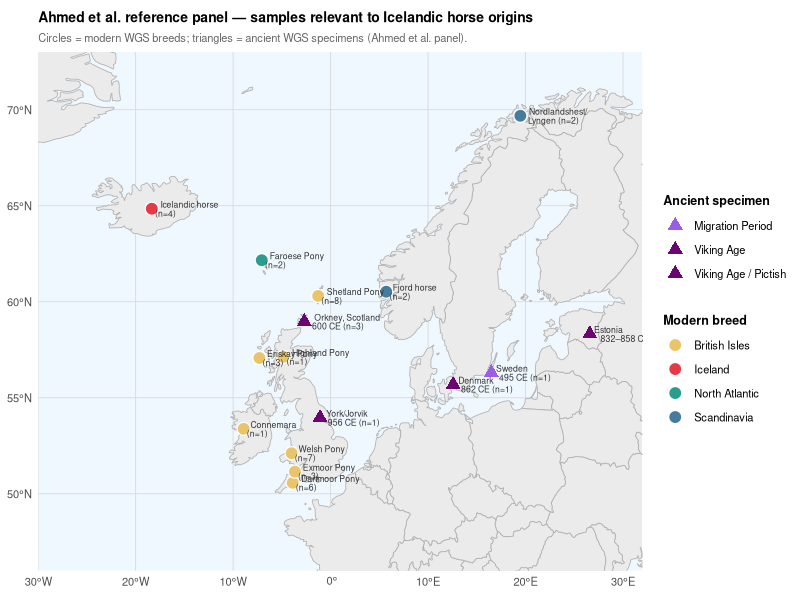
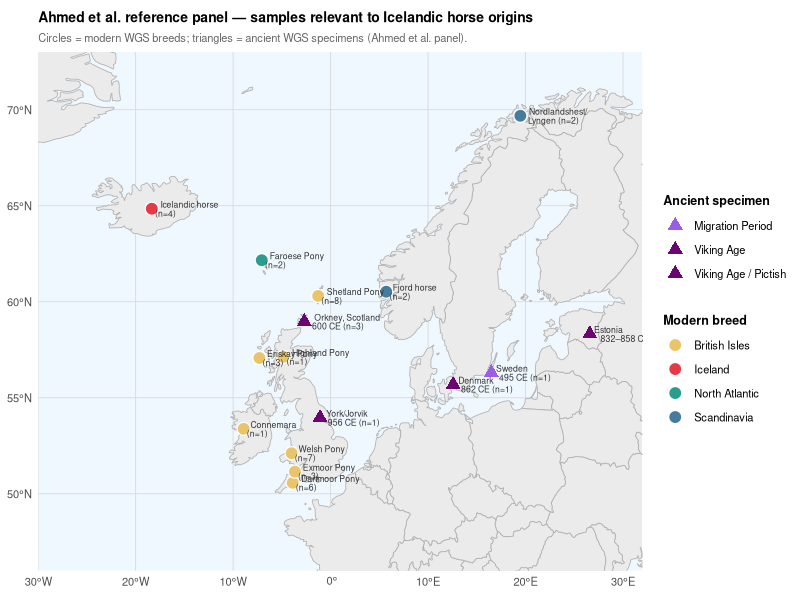
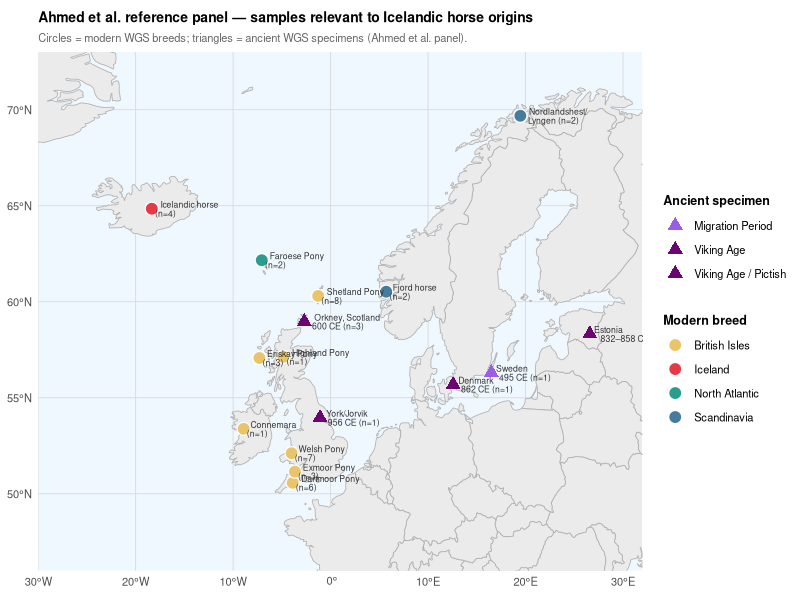

Here is the R script that generated these plots, in order:
# Map of Ahmed et al. reference panel — samples relevant to Icelandic horse origins
# Modern breeds (circles) and ancient whole-genome specimens (triangles)
# Note: in horse_info_tbl_grp_colors.txt, column "long" = latitude, "lat" = longitude (swapped)

library(ggplot2)
library(rnaturalearth)
library(rnaturalearthdata)
library(sf)
library(dplyr)

# ── Modern breeds ────────────────────────────────────────────────────────────
modern <- data.frame(
  label     = c("Icelandic horse\n(n=4)", "Nordlandshest/\nLyngen (n=2)",
                "Fjord horse\n(n=2)", "Faroese Pony\n(n=2)",
                "Shetland Pony\n(n=8)", "Dartmoor Pony\n(n=6)",
                "Exmoor Pony\n(n=3)", "Eriskay Pony\n(n=3)",
                "Highland Pony\n(n=1)", "Connemara\n(n=1)",
                "Welsh Pony\n(n=7)"),
  lat       = c(64.84,  69.68,  60.52,  62.16,
                60.30,  50.57,  51.15,  57.07,
                57.13,  53.38,  52.11),
  lon       = c(-18.34,  19.47,   5.71,  -7.06,
                 -1.27,  -3.89,  -3.66,  -7.30,
                 -4.84,  -8.92,  -4.00),
  group     = c("Iceland",
                "Scandinavia", "Scandinavia", "North Atlantic",
                "British Isles", "British Isles", "British Isles",
                "British Isles", "British Isles", "British Isles",
                "British Isles")
)

# ── Ancient specimens ─────────────────────────────────────────────────────────
ancient <- data.frame(
  label   = c("Orkney, Scotland\n600 CE (n=3)",
              "York/Jorvik\n956 CE (n=1)",
              "Denmark\n862 CE (n=1)",
              "Sweden\n495 CE (n=1)",
              "Estonia\n832–858 CE (n=2)"),
  lat     = c(58.96,  53.96,  55.68,  56.30,  58.32),
  lon     = c(-2.70,  -1.08,  12.57,  16.49,  26.59),
  period  = c("Viking Age / Pictish",
              "Viking Age",
              "Viking Age",
              "Migration Period",
              "Viking Age")
)

# ── Base map ──────────────────────────────────────────────────────────────────
world <- ne_countries(scale = "medium", returnclass = "sf")

# Colour palettes
breed_colours <- c(
  "Iceland"       = "#E63946",   # red — the target population
  "Scandinavia"   = "#457B9D",   # blue
  "North Atlantic"= "#2A9D8F",   # teal
  "British Isles" = "#E9C46A"    # amber
)

period_colours <- c(
  "Viking Age / Pictish" = "#6A0572",
  "Viking Age"           = "#6A0572",
  "Migration Period"     = "#9B5DE5"
)

# ── Plot ──────────────────────────────────────────────────────────────────────
p <- ggplot() +
  # Base map
  geom_sf(data = world, fill = "grey92", colour = "grey70", linewidth = 0.3) +


  # Ancient specimens — filled triangles
  geom_point(data = ancient,
             aes(x = lon, y = lat, colour = period),
             shape = 17, size = 3.5) +

  # Modern breeds — circles
  geom_point(data = modern,
             aes(x = lon, y = lat, fill = group),
             shape = 21, size = 4, colour = "white", stroke = 0.6) +

  # Labels for modern breeds (nudge to avoid overlap)
  geom_text(data = modern,
            aes(x = lon, y = lat, label = label),
            size = 2.2, hjust = -0.15, vjust = 0.5,
            lineheight = 0.85, colour = "grey20") +

  # Labels for ancient specimens
  geom_text(data = ancient,
            aes(x = lon, y = lat, label = label),
            size = 2.2, hjust = -0.15, vjust = 0.5,
            lineheight = 0.85, colour = "grey20") +

  # Map extent: North Atlantic + NW Europe
  coord_sf(xlim = c(-30, 32), ylim = c(46, 73), expand = FALSE) +

  # Scales
  scale_fill_manual(name = "Modern breed", values = breed_colours) +
  scale_colour_manual(name = "Ancient specimen", values = period_colours) +

  # Theme
  theme_minimal(base_size = 10) +
  theme(
    legend.position    = "right",
    legend.text        = element_text(size = 8),
    legend.title       = element_text(size = 9, face = "bold"),
    panel.grid.major   = element_line(colour = "grey85", linewidth = 0.3),
    panel.background   = element_rect(fill = "aliceblue", colour = NA),
    plot.title         = element_text(size = 10, face = "bold"),
    plot.subtitle      = element_text(size = 8, colour = "grey40")
  ) +

  labs(
    title    = "Ahmed et al. reference panel — samples relevant to Icelandic horse origins",
    subtitle = "Circles = modern WGS breeds; triangles = ancient WGS specimens (Ahmed et al. panel).",
    x = NULL, y = NULL
  )

# ── Save ───────────────────────────────────────────────────────────────────────
ggsave("ahmed_panel_map.pdf", plot = p, width = 18, height = 12, units = "cm")
ggsave("ahmed_panel_map.png", plot = p, width = 18, height = 12, units = "cm", dpi = 300)

print(p)
